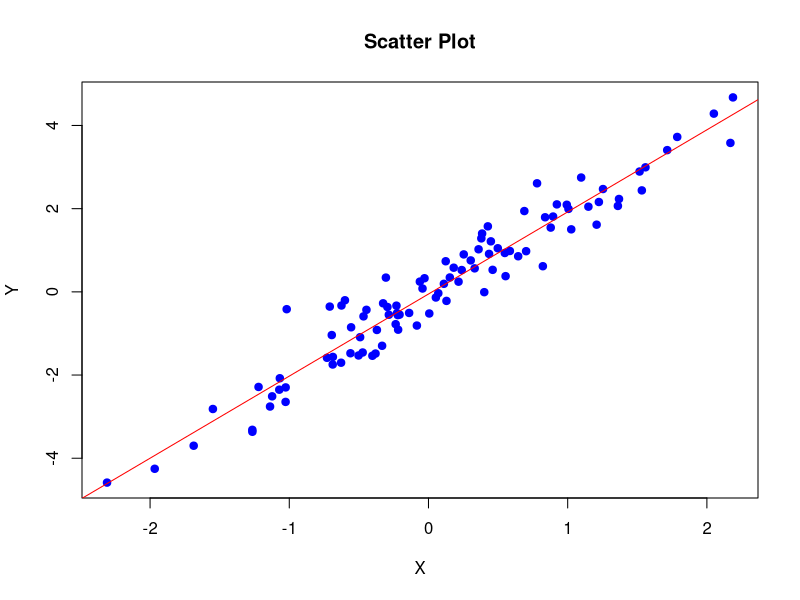

The R source for this figure:
# Генерация случайных данных
set.seed(123) # Для воспроизводимости
x <- rnorm(100)
y <- 2 * x + rnorm(100, sd = 0.5)

# Создание имени файла
filename <- paste0("scatter_plot_", sample(1000:9999, 1), ".png")

# Создание диаграммы рассеяния и сохранение в файл
png(filename, width = 800, height = 600)
plot(x, y, main = "Scatter Plot", xlab = "X", ylab = "Y", pch = 19, col = "blue")
abline(lm(y ~ x), col = "red") # Добавление линии регрессии
dev.off()

cat("График сохранен в файл:", filename, "\n")
